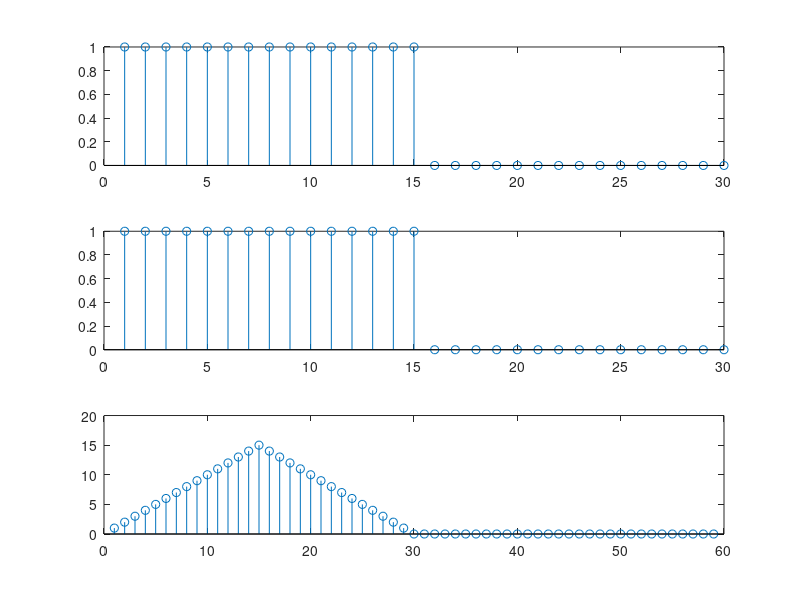

The MATLAB source for this figure:
% Inisialisasi Variabel
L = 30;
P = 15;

% Pembuatan array kosong sepanjang L (mencegah error "Cannot convert double value 1 to a handle")
h = zeros(1,L);
x = zeros(1,L);

% Perulangan sebanyak L dengan n sebagai variabel iterasinya
for n=1:L
    % Kondisi = Jika n lebih kecil/sama dengan P, maka nilai h dan x ke-n
    % akan bernilai 1
    if n<=P
        h(n)=1;
        x(n)=1;
    % Kondisi = Jika n lebih kecil/sama dengan P, maka nilai h dan x ke-n
    % akan bernilai 0
    else
        h(n)=0;
        x(n)=0;
    end
end

% Penentuan Range/Interval dari Plotting Grafik
t = 1:L;

% Plotting Grafik Pertama 
a = subplot(3,1,1);
stem(t,x)

% Plotting Grafik Pertama 
b = subplot(3,1,2);
stem(t,h)

% Plotting Grafik Hasil Konvolusi
subplot(3,1,3);
stem(conv(x,h))